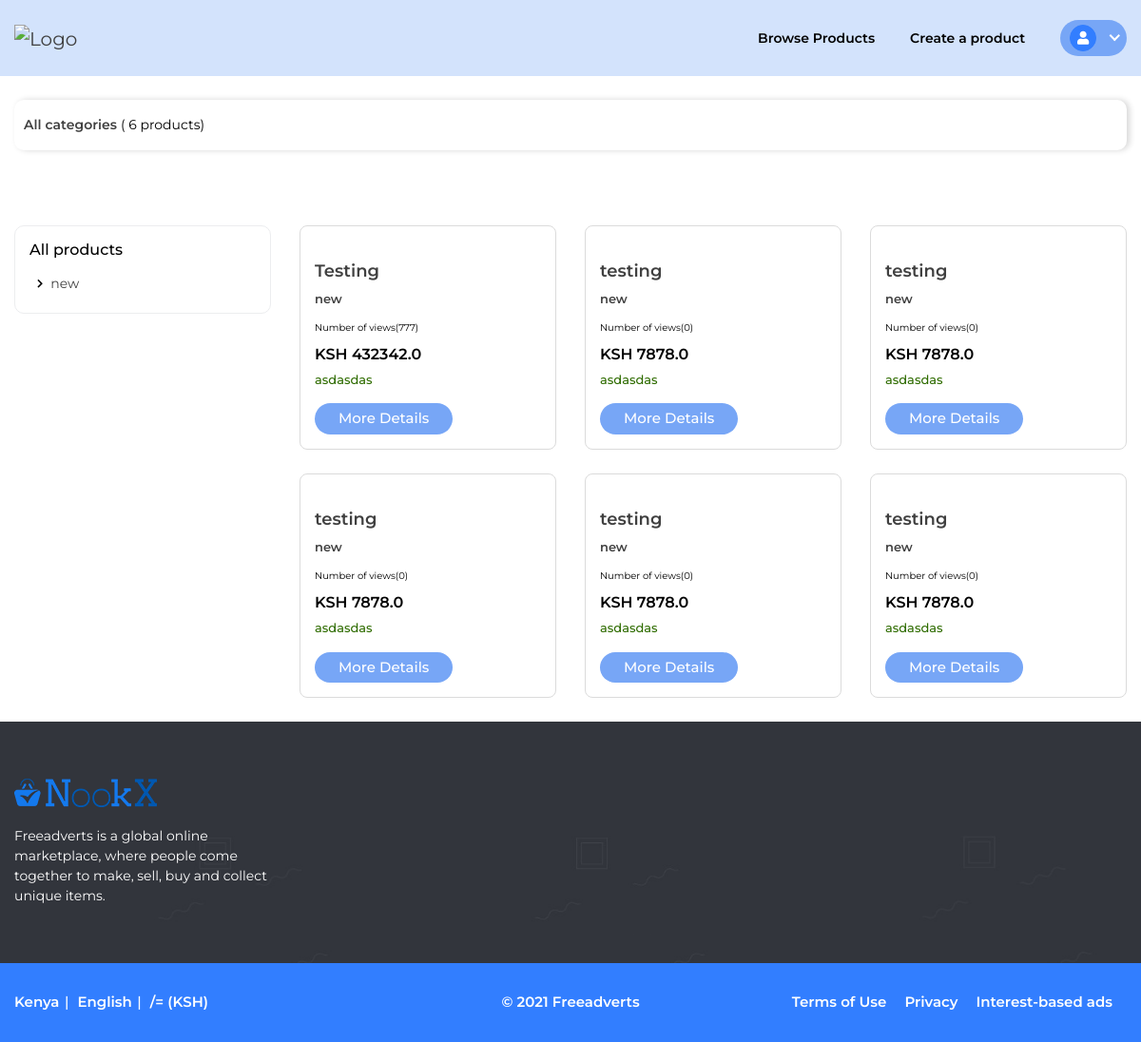
The page /my_listings/ (signed in) on the database as committed earlier.
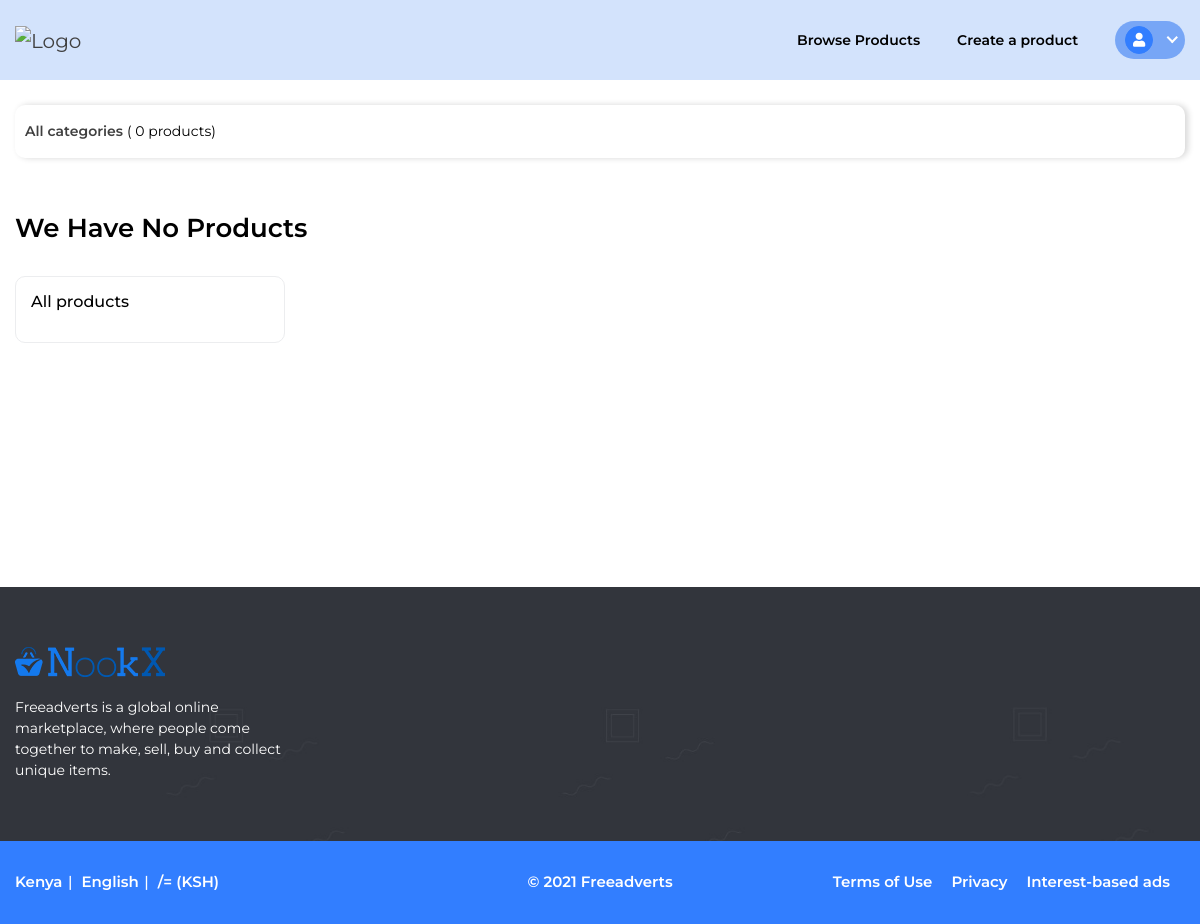
The same page on the database as committed later.
### product/models.py (models this page shows, shortened)
class Category(models.Model):
    name=models.CharField( max_length=50)
    slug = AutoSlugField(populate_from='name')
    image = models.ImageField(upload_to='images/categries', verbose_name="category image", null=True)
    class Meta:
        verbose_name = "Category"
        verbose_name_plural = "categories"
    def __str__(self):
        return self.name
    def get_absolute_url(self):
        return reverse('products:product_list_by_category', args=[self.slug,])

class product(models.Model):
    user = models.ForeignKey(settings.AUTH_USER_MODEL,null=True,related_name="seller",on_delete=models.SET_NULL,)
    title = models.CharField(max_length=50)
    Description = models.TextField(blank=True, null=True)
    category = models.ForeignKey("Category", verbose_name="Category", on_delete=models.CASCADE)
    Subcategory=models.ForeignKey("Subcategory", on_delete=models.CASCADE)
    county = models.ForeignKey("County", verbose_name="County", on_delete=models.CASCADE)
    location=models.ForeignKey('area', on_delete=models.CASCADE)
    slug = AutoSlugField(populate_from='title')
    price = models.DecimalField(max_digits=12, decimal_places=1)
    status = models.CharField(choices=[(tag.name, tag.value) for tag in Status], max_length=10, default=Status.OPEN)
    views= models.IntegerField(default=0)
    timestamp = models.DateTimeField(auto_now_add=True)
    image = models.ImageField(upload_to='images/', verbose_name="image",)
    class Meta:
        verbose_name = "product"
        verbose_name_plural = "products"

class County(models.Model):
    name=models.CharField(max_length=50)
    slug = AutoSlugField(populate_from='name')
    class Meta:
        verbose_name = "County"
        verbose_name_plural = "Counties"
    def __str__(self):
        return self.name

### product/views.py (the view)
# urls.py: re_path(r"^my_listings/$", MyProductsListView.as_view(), name="my_listings"),
class MyProductsListView(ListView):
    model = product
    paginate_by = 20
    context_object_name = "products"
    template_name = "product/my-products.html"
    def get_context_data(self, *args, **kwargs):
        context = super().get_context_data(*args, **kwargs)
        context['page_title'] = "My Listings"
        return context
    def get_queryset(self, **kwargs):
        return product.objects.filter(user=self.request.user)

### product/templatetags/mytags.py (called while the page is built)
@register.inclusion_tag('_categoriessidelist.html')
def show_categories_side():
    categories = Category.objects.annotate(product_count=Count("product")).filter(product_count__gt=0).order_by('-product_count','name')
    return{'categories': categories}

### users/context_processors.py (called while the page is built)
def add_my_login_form(request):
    return {
        'login_form': UserLoginForm(data=request.POST),
    }

def add_my_registration_form(request):
    return {
        'registration_form': Registrationform(),
    }

### templates/product/my-products.html (shortened to what this page needs)
{% extends 'base.html' %}
{% load mytags %}
{% block content %}
      <div class="container">
        <div class="row">
          <div class="col-12">
            <div class="breadcrumb-bar">
              <div class="page-breadcrumb-list">
                <ul>
                  <li class="breadcrumb-nav">
                    <a href="index.html">All categories</a>
                  </li>
                  <li class="breadcrumb-nav sub-title">( {{ products.count }} products)</li>
                </ul>
              </div>
            </div>
          </div>
        </div>
      </div>
      <div class="content">
        <div class="container">
          <div class="row mb-4">
            <div class="col-lg-6">
            {% if products.count < 1 %}
              <div class="page-title">
                <h2>We Have No Products</h2>
              </div>
            {% endif %}
            </div>
          </div>
          <div class="row">
            <div class="col-lg-3">
              <div class="filters-section form-style-1">
                <div class="filter-card">
                  <h5 class="mb-3">All products</h5>
                  <ul class="category-list">
                  {% show_categories_side %}
                  </ul>
                </div>
              </div>
            </div>
            <div class="col-lg-9">
              <div class="row">
                {% for product in products %}
                <div class="col-lg-4 col-md-6 col-6 d-flex flex-wrap">
                  <div class="products-card flex-fill">
                    <div class="products-img">
                    </div>
                    <div class="products-body">
                      <h4 class="products-title text-truncate">
                        <a href="{% url 'products:listing' product.slug %}">{{ product.title }}</a>
                      </h4>
                      <p class="product-info">
                      <a href="{{ product.category.get_absolute_url }}" class="product-catagory">{{ product.category }}</a>
                      </p>
                      <ul class="ratings pb-2">
                        <li class="ratings-count">Number of views({{ product.views }}) </li>
                      </ul>
                      <h5 class="products-price">KSH {{product.price}}</h5>
                      <p class="products-price-offer">
                        {{product.county}}
                      </p>
                      <a href="{% url 'products:listing' product.slug %}" class="prd-btn">More Details</a>
                    </div>
                  </div>
                </div>
                {% endfor %}
              </div>
            </div>
          </div>
        </div>
      </div>
{% endblock content %}

### templates/_categoriessidelist.html
{% for category in categories %}
<li><a href="{{ category.get_absolute_url }}">{{ category.name }}</a></li>
{% endfor %}

Rows that differ between the two databases and show on the page:
removed Category: name "new"
removed product: title "Testing", category "new", views "777", price "432342.0", county "asdasdas"
removed product: title "testing", category "new", views "0", price "7878.0", county "asdasdas"
removed product: title "testing", category "new", views "0", price "7878.0", county "asdasdas"
removed product: title "testing", category "new", views "0", price "7878.0", county "asdasdas"
removed product: title "testing", category "new", views "0", price "7878.0", county "asdasdas"
removed product: title "testing", category "new", views "0", price "7878.0", county "asdasdas"
Other text that changed with them:
{{ products.count }}: "6" → "0"
text now shown: "We Have No Products"
